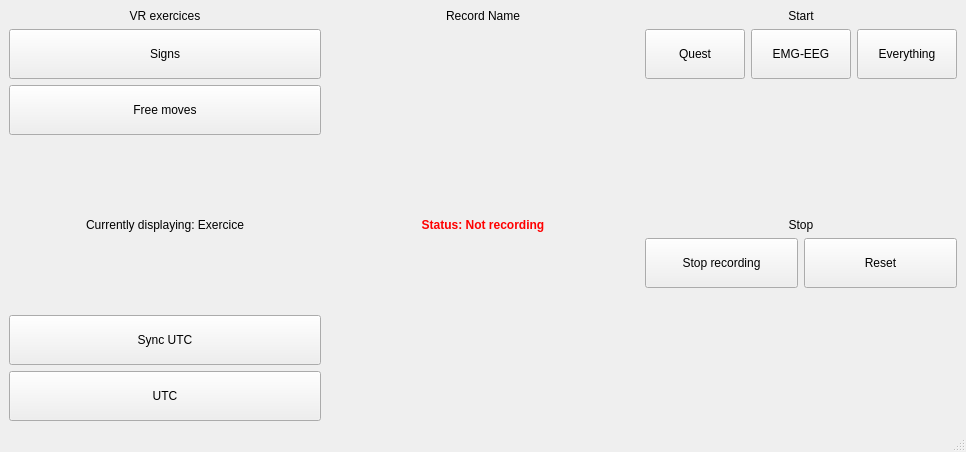
<?xml version="1.0" encoding="UTF-8"?>
<ui version="4.0">
 <class>MainWindow</class>
 <widget class="QMainWindow" name="MainWindow">
  <property name="geometry">
   <rect>
    <x>0</x>
    <y>0</y>
    <width>966</width>
    <height>452</height>
   </rect>
  </property>
  <property name="windowTitle">
   <string>Quest-EMG-EEG Remote Control</string>
  </property>
  <widget class="QWidget" name="centralwidget">
   <layout class="QHBoxLayout" name="horizontalLayout">
    <item>
     <layout class="QVBoxLayout" name="verticalLayout">
      <item>
       <widget class="QLabel" name="label">
        <property name="text">
         <string>VR exercices</string>
        </property>
        <property name="scaledContents">
         <bool>false</bool>
        </property>
        <property name="alignment">
         <set>Qt::AlignCenter</set>
        </property>
       </widget>
      </item>
      <item>
       <widget class="QPushButton" name="button_signs">
        <property name="minimumSize">
         <size>
          <width>0</width>
          <height>50</height>
         </size>
        </property>
        <property name="text">
         <string>Signs</string>
        </property>
       </widget>
      </item>
      <item>
       <widget class="QPushButton" name="button_freeMoves">
        <property name="minimumSize">
         <size>
          <width>0</width>
          <height>50</height>
         </size>
        </property>
        <property name="text">
         <string>Free moves</string>
        </property>
       </widget>
      </item>
      <item>
       <spacer name="verticalSpacer">
        <property name="orientation">
         <enum>Qt::Vertical</enum>
        </property>
        <property name="sizeHint" stdset="0">
         <size>
          <width>20</width>
          <height>40</height>
         </size>
        </property>
       </spacer>
      </item>
      <item>
       <widget class="QLabel" name="label_curEx">
        <property name="text">
         <string>Currently displaying: Exercice</string>
        </property>
        <property name="alignment">
         <set>Qt::AlignCenter</set>
        </property>
       </widget>
      </item>
      <item>
       <spacer name="verticalSpacer_2">
        <property name="orientation">
         <enum>Qt::Vertical</enum>
        </property>
        <property name="sizeHint" stdset="0">
         <size>
          <width>20</width>
          <height>40</height>
         </size>
        </property>
       </spacer>
      </item>
      <item>
       <widget class="QPushButton" name="button_syncUTC">
        <property name="minimumSize">
         <size>
          <width>0</width>
          <height>50</height>
         </size>
        </property>
        <property name="text">
         <string>Sync UTC</string>
        </property>
       </widget>
      </item>
      <item>
       <widget class="QPushButton" name="button_utc">
        <property name="minimumSize">
         <size>
          <width>0</width>
          <height>50</height>
         </size>
        </property>
        <property name="text">
         <string>UTC</string>
        </property>
       </widget>
      </item>
     </layout>
    </item>
    <item>
     <layout class="QVBoxLayout" name="verticalLayout_2">
      <item>
       <widget class="QLabel" name="label_recordName">
        <property name="text">
         <string>Record Name</string>
        </property>
        <property name="scaledContents">
         <bool>false</bool>
        </property>
        <property name="alignment">
         <set>Qt::AlignCenter</set>
        </property>
       </widget>
      </item>
      <item>
       <spacer name="verticalSpacer_3">
        <property name="orientation">
         <enum>Qt::Vertical</enum>
        </property>
        <property name="sizeHint" stdset="0">
         <size>
          <width>20</width>
          <height>40</height>
         </size>
        </property>
       </spacer>
      </item>
      <item>
       <widget class="QLabel" name="label_status">
        <property name="palette">
         <palette>
          <active>
           <colorrole role="WindowText">
            <brush brushstyle="SolidPattern">
             <color alpha="255">
              <red>255</red>
              <green>0</green>
              <blue>0</blue>
             </color>
            </brush>
           </colorrole>
          </active>
          <inactive>
           <colorrole role="WindowText">
            <brush brushstyle="SolidPattern">
             <color alpha="255">
              <red>255</red>
              <green>0</green>
              <blue>0</blue>
             </color>
            </brush>
           </colorrole>
          </inactive>
          <disabled>
           <colorrole role="WindowText">
            <brush brushstyle="SolidPattern">
             <color alpha="255">
              <red>120</red>
              <green>120</green>
              <blue>120</blue>
             </color>
            </brush>
           </colorrole>
          </disabled>
         </palette>
        </property>
        <property name="font">
         <font>
          <weight>75</weight>
          <bold>true</bold>
         </font>
        </property>
        <property name="text">
         <string>Status: Not recording</string>
        </property>
        <property name="alignment">
         <set>Qt::AlignCenter</set>
        </property>
       </widget>
      </item>
      <item>
       <spacer name="verticalSpacer_4">
        <property name="orientation">
         <enum>Qt::Vertical</enum>
        </property>
        <property name="sizeHint" stdset="0">
         <size>
          <width>20</width>
          <height>40</height>
         </size>
        </property>
       </spacer>
      </item>
     </layout>
    </item>
    <item>
     <layout class="QVBoxLayout" name="verticalLayout_3">
      <item>
       <widget class="QLabel" name="label_3">
        <property name="text">
         <string>Start</string>
        </property>
        <property name="scaledContents">
         <bool>false</bool>
        </property>
        <property name="alignment">
         <set>Qt::AlignCenter</set>
        </property>
       </widget>
      </item>
      <item>
       <layout class="QHBoxLayout" name="horizontalLayout_2">
        <item>
         <widget class="QPushButton" name="button_startQuest">
          <property name="minimumSize">
           <size>
            <width>0</width>
            <height>50</height>
           </size>
          </property>
          <property name="text">
           <string>Quest</string>
          </property>
         </widget>
        </item>
        <item>
         <widget class="QPushButton" name="button_startEmgEeg">
          <property name="minimumSize">
           <size>
            <width>0</width>
            <height>50</height>
           </size>
          </property>
          <property name="text">
           <string>EMG-EEG</string>
          </property>
         </widget>
        </item>
        <item>
         <widget class="QPushButton" name="button_start">
          <property name="minimumSize">
           <size>
            <width>0</width>
            <height>50</height>
           </size>
          </property>
          <property name="text">
           <string>Everything</string>
          </property>
         </widget>
        </item>
       </layout>
      </item>
      <item>
       <spacer name="verticalSpacer_6">
        <property name="orientation">
         <enum>Qt::Vertical</enum>
        </property>
        <property name="sizeHint" stdset="0">
         <size>
          <width>20</width>
          <height>40</height>
         </size>
        </property>
       </spacer>
      </item>
      <item>
       <widget class="QLabel" name="label_4">
        <property name="text">
         <string>Stop</string>
        </property>
        <property name="scaledContents">
         <bool>false</bool>
        </property>
        <property name="alignment">
         <set>Qt::AlignCenter</set>
        </property>
       </widget>
      </item>
      <item>
       <layout class="QHBoxLayout" name="horizontalLayout_3">
        <item>
         <widget class="QPushButton" name="button_stop">
          <property name="minimumSize">
           <size>
            <width>0</width>
            <height>50</height>
           </size>
          </property>
          <property name="text">
           <string>Stop recording</string>
          </property>
         </widget>
        </item>
        <item>
         <widget class="QPushButton" name="button_reset">
          <property name="minimumSize">
           <size>
            <width>0</width>
            <height>50</height>
           </size>
          </property>
          <property name="text">
           <string>Reset</string>
          </property>
         </widget>
        </item>
       </layout>
      </item>
      <item>
       <spacer name="verticalSpacer_8">
        <property name="orientation">
         <enum>Qt::Vertical</enum>
        </property>
        <property name="sizeHint" stdset="0">
         <size>
          <width>20</width>
          <height>40</height>
         </size>
        </property>
       </spacer>
      </item>
     </layout>
    </item>
   </layout>
  </widget>
  <widget class="QMenuBar" name="menubar">
   <property name="geometry">
    <rect>
     <x>0</x>
     <y>0</y>
     <width>966</width>
     <height>26</height>
    </rect>
   </property>
  </widget>
  <widget class="QStatusBar" name="statusbar"/>
 </widget>
 <resources/>
 <connections/>
</ui>
